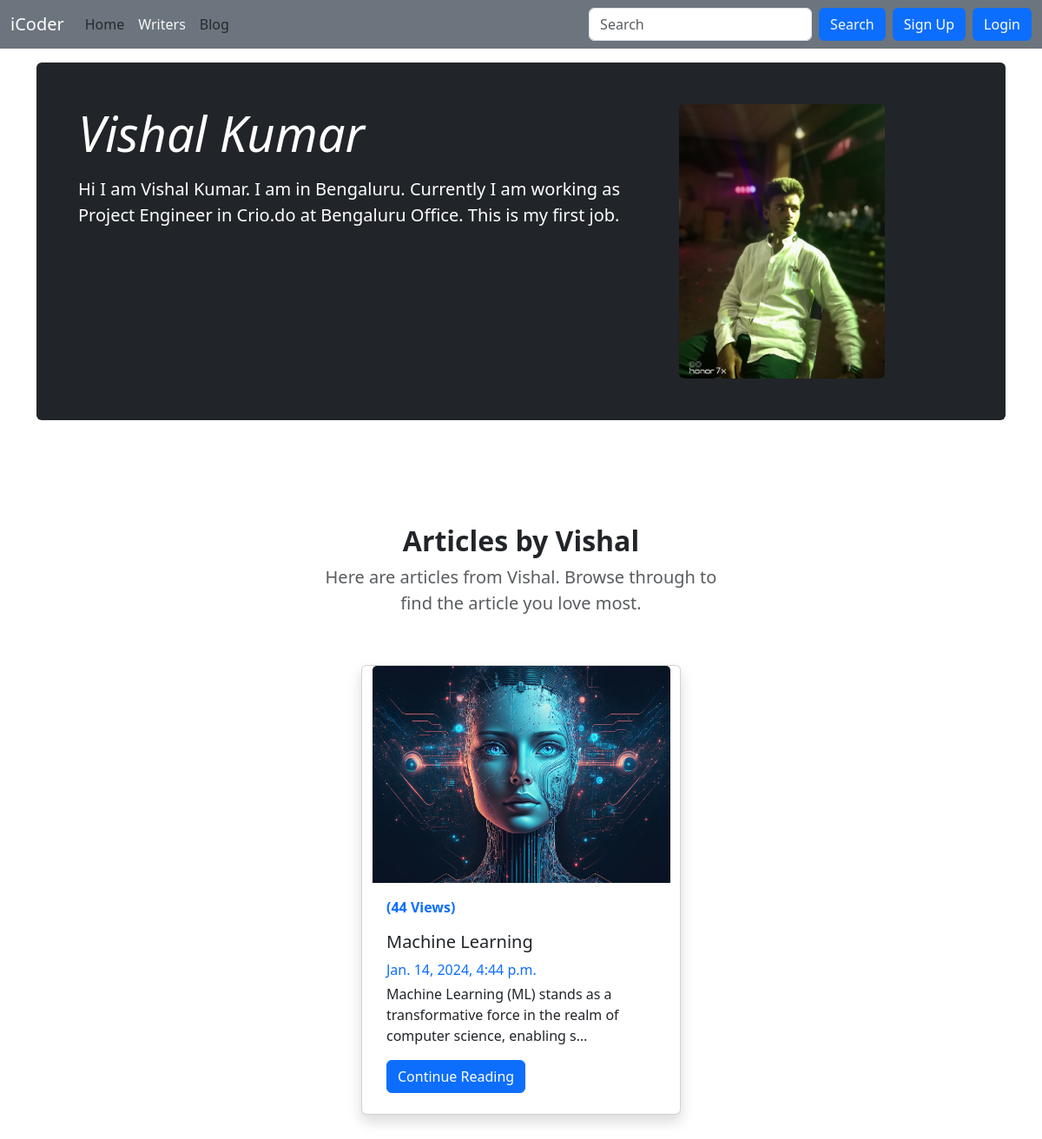
/writers/vishalkumar, run on an earlier commit of the app's database.
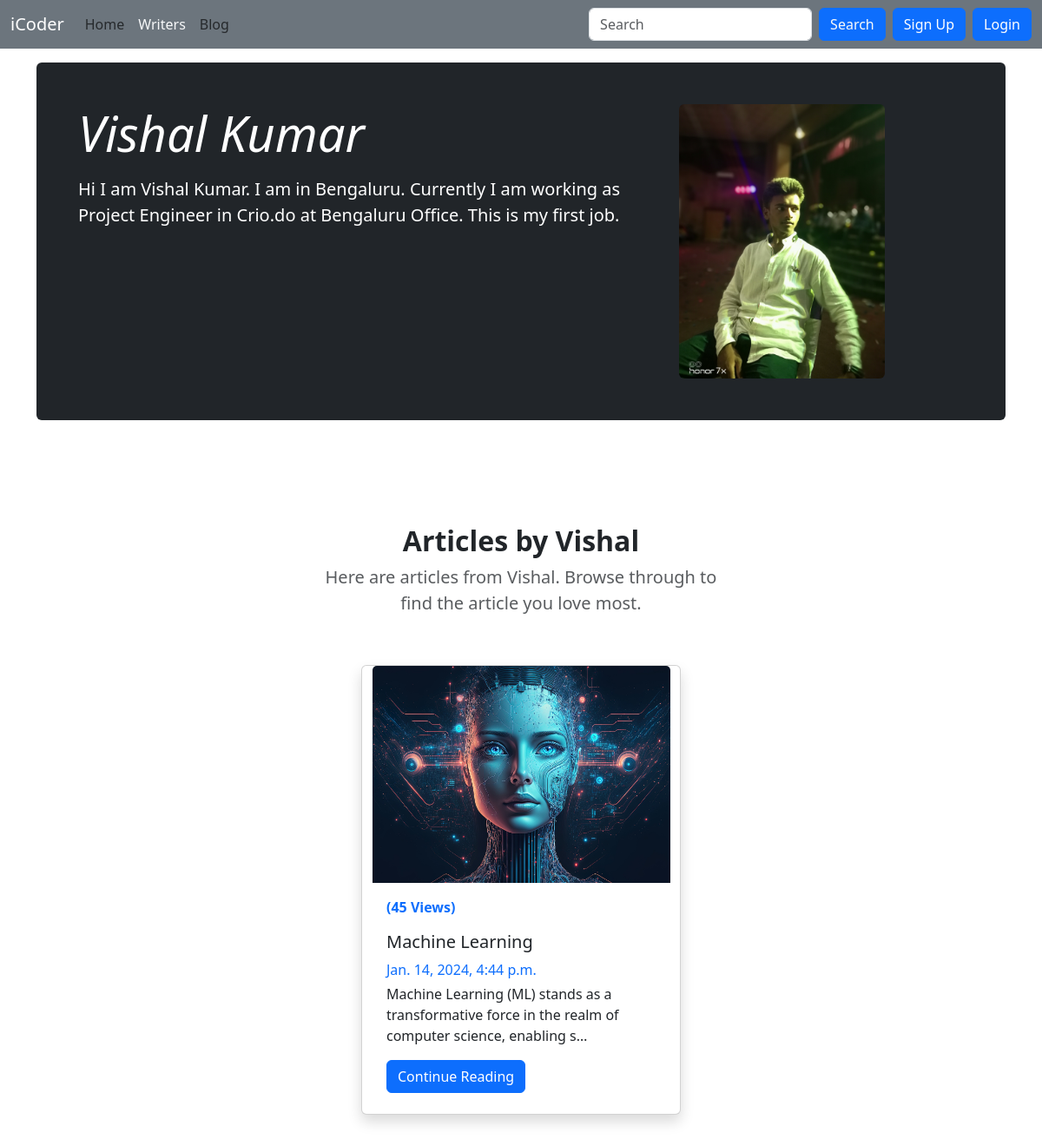
And on a later commit of the database.
### blog/models.py (models this page shows, shortened)
class Post(models.Model):
    sno = models.AutoField(primary_key=True)
    username = models.CharField(max_length=15, default="")
    title = models.CharField(max_length=255)
    postImage  = models.ImageField(upload_to='static/img', default='static/img/default.jpg')
    content = models.TextField()
    author = models.CharField(max_length=100)
    slug = models.CharField(max_length=130)
    views = models.IntegerField(default=0)
    timeStamp = models.DateTimeField(default= now)

### writers/views.py (the view)
# urls.py: path('<str:slug>', views.UserView.as_view(), name='userView'),
class UserView(View):
    def get(self, request, slug):
        writer = Writer.objects.filter(username=slug).first()
        posts = Post.objects.filter(username=writer.username)
        context = {'writer' : writer, 'posts' : posts}
        return render(request, 'writers/userView.html', context)

### templates/writers/userView.html (shortened to what this page needs)
{% extends "base.html" %}
{% block aboutactive %} text-light {% endblock aboutactive %}
{% block body %}
<div class="container my-5 p-4">
  <div class="p-4 p-md-5 mb-4 text-white rounded bg-dark row">
    <div class="col-md-8 px-0">
      <h1 class="display-4 fst-italic">{{writer.firstName}} {{writer.lastName}}</h1>
      <p class="lead my-3">{{writer.bio}}</p>
    </div>
    <div class='userImg col-md-4'>
      <img src="/media/{{writer.userImage}}" onerror="this.src='/media/blog/user/default_user.png'" class="rounded w-75" alt="...">
    </div>
  </div>
  <div class="container">
    <section class="py-5" id='allblogs'>
      <div class="container px-5 my-5">
        <div class="row gx-5 justify-content-center">
          <div class="col-lg-8 col-xl-6">
            <div class="text-center">
              <h2 class="fw-bolder">Articles by {{writer.firstName}}</h2>
              <p class="lead fw-normal text-muted mb-5">Here are articles from {{writer.firstName}}. Browse through to
                find
                the article you love most.</p>
            </div>
          </div>
        </div>
        <div class="row justify-content-center">
          {% for post in posts %}
          <div class="card mx-2 my-2 shadow" style="width: 23rem;">
            <img src="/media/{{post.postImage}}" class="card-img-top" alt="...">
            <div class="card-body">
              <p class="text-primary"><b>({{post.views}} Views)</b></p>
              <h5 class="card-title">{{post.title}}</h5>
              <div class="mb-1 text-primary">{{post.timeStamp}}</div>
              <p class="card-text" style="height: 4rem;">{{post.content|truncatechars:100}}</p>
              <a href="/blog/{{post.slug}}" class="btn btn-primary my-2">Continue Reading</a>
            </div>
          </div>
          {% endfor %}
        </div>
      </div>
    </section>
  </div>
</div>
{% endblock body %}

What changed in the data, as far as the page shows it:
changed Post "Machine Learning": views "44" → "45"
